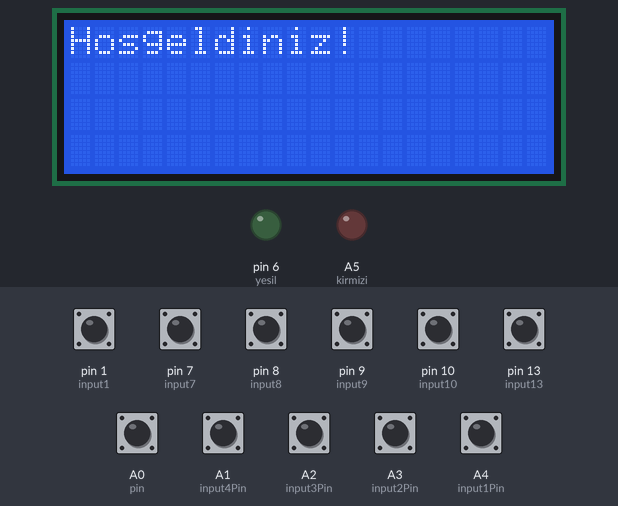
Simulated run of this sketch. Board: Arduino Uno, built with avr-gcc and run on an emulated ATmega328P. Shown: 20×4 character LCD, output pins drawn as LEDs (lit = HIGH). The inputs (shaded band) are chosen by the test bench; at power-on: A0 (pin), A1 (input4Pin), A2 (input3Pin), A3 (input2Pin), A4 (input1Pin), pin 1 (input1), pin 7 (input7), pin 8 (input8), pin 9 (input9), pin 10 (input10), pin 13 (input13) HIGH. Random numbers use the default seed unless the sketch sets one.

Above: at 1.2 s.
1.3 s: pin 1 (input1) pulled LOW for 0.15 s
At 1.9 s:
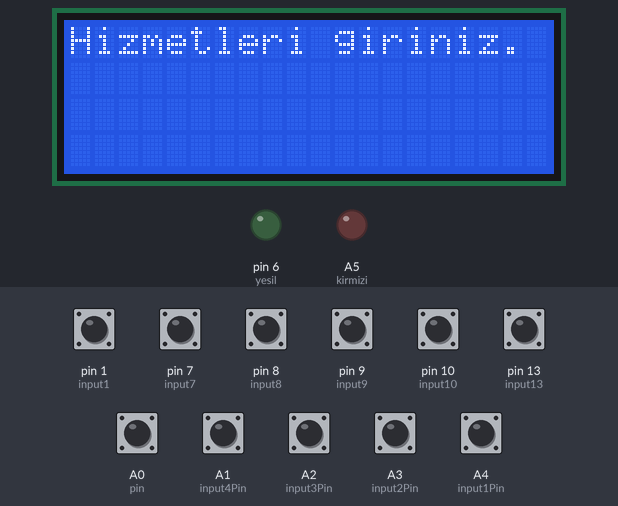
2.9 s: A0 (pin) pulled LOW for 0.15 s
At 3.9 s:
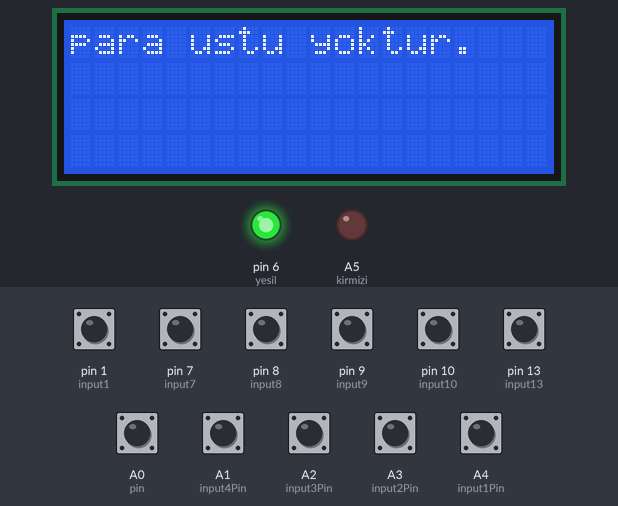
4.5 s: A0 (pin) pulled LOW for 1 s
At 5.5 s:
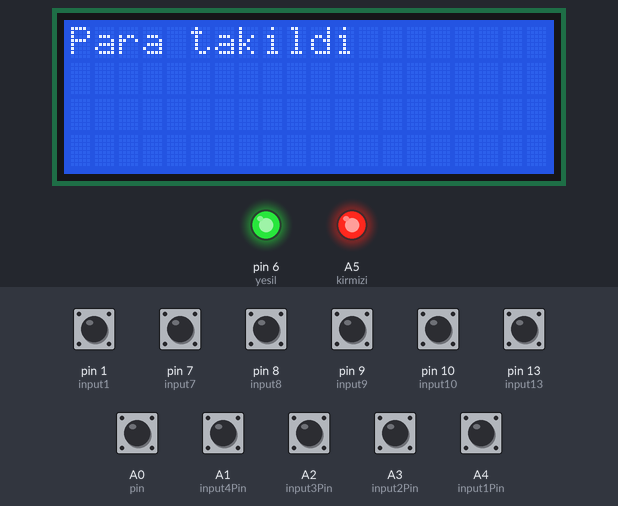
7.0 s: pin 7 (input7) pulled LOW for 0.15 s
At 7.5 s:
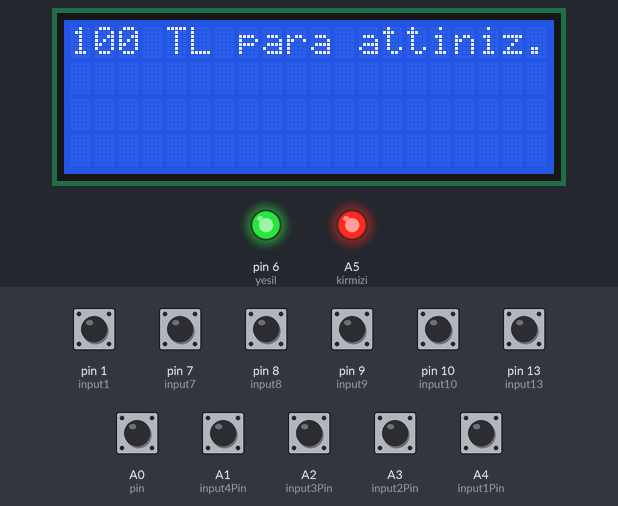
8.6 s: pin 1 (input1) pulled LOW for 1 s
At 10.0 s:
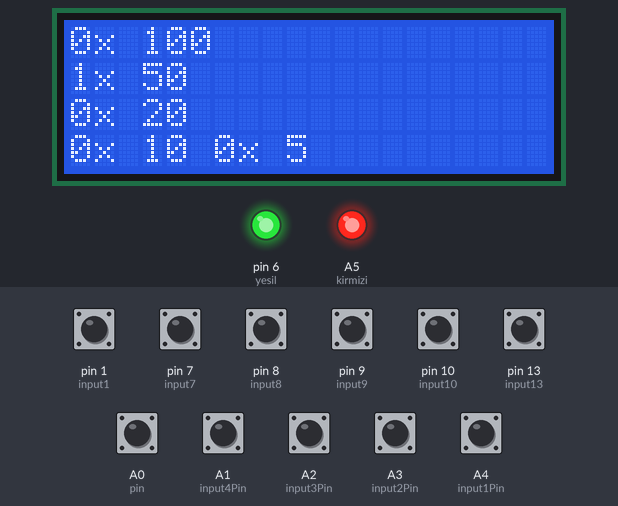
11.1 s: pin 8 (input8) pulled LOW for 0.15 s
At 11.8 s:
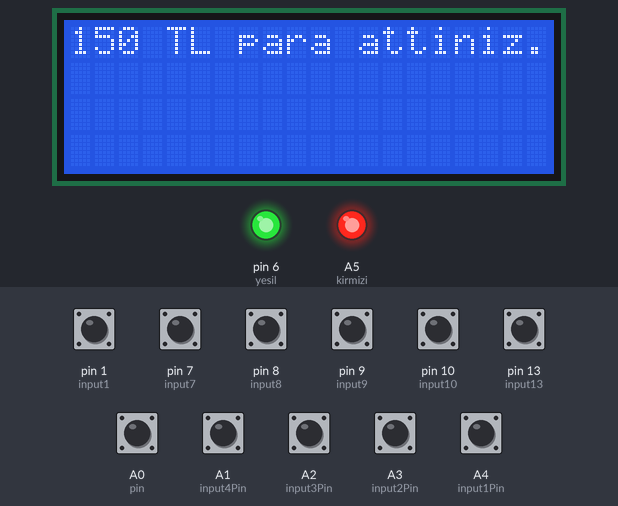
Timing chart, 0 to 13.7 s (numbered marks = the images above; inputs shaded):
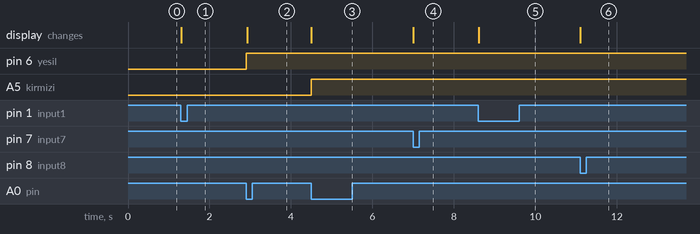

Measured:
- after the input at 1.3 s, the display: changes at once (image 1)
- after the input at 2.9 s, pin 6 (yesil): LOW → HIGH at once; the display: changes at once (image 2)
- after the input at 4.5 s, A5 (kirmizi): LOW → HIGH at once; the display: changes at once (image 3)
- after the input at 7.0 s, the display: changes at once (image 4)
- after the input at 8.6 s, the display: changes at once (image 5)
- after the input at 11.1 s, the display: changes at once (image 6)

The sketch:

HelloWorld.ino
```cpp
#include <LiquidCrystal.h>
#include <Pushbutton.h>

const int rs = 12, en = 11, d4 = 5, d5 = 4, d6 = 3, d7 = 2;
LiquidCrystal lcd(rs, en, d4, d5, d6, d7);
int besTL=0;int onTL=0;int yirmiTL=0;int elliTL=0;int yuzTL=0;
int pin = A0;       // define push button input pins
int input4Pin = A1;
int input3Pin = A2;
int input2Pin = A3;
int input1Pin = A4;
int input13=13;
int input10=10;
int input9=9;
int input8=8;
int input7=7;
int input1=1;
int yesil=6;
int kirmizi=A5;
  Pushbutton buton1(input1Pin);
  Pushbutton buton2(input2Pin);
  Pushbutton buton3(input3Pin);
  Pushbutton buton4(input4Pin);
  Pushbutton buton5(pin);
  Pushbutton buton10(input10);
  Pushbutton buton9(input9);
  Pushbutton buton8(input8);
  Pushbutton buton7(input7);
  Pushbutton butonn1(input1);
  Pushbutton buton13(input13);

void setup() {

  pinMode(pin, INPUT); // declare push button inputs
  pinMode(input4Pin, INPUT);
  pinMode(input3Pin, INPUT);
  pinMode(input2Pin, INPUT);
  pinMode(input1Pin, INPUT);
  pinMode(input13, INPUT);
  pinMode(input10, INPUT);
  pinMode(input9, INPUT);
  pinMode(input8, INPUT);
  pinMode(input7, INPUT);
  pinMode(input1, INPUT);
  pinMode(kirmizi, OUTPUT);
  pinMode(yesil, OUTPUT);
  lcd.begin(20, 4);

  lcd.print("Hosgeldiniz!");
}
int y_para=0;int kontrol=0;
int kopuk_sayac=0;int yikama_sayac=0;int kuru_sayac=0;int cila_sayac=0;
int kopukAdet=30;int yikamaAdet=50;int kuruAdet=100;int cilaAdet=20;
int kopukFiyat=15;int yikamaFiyat=10;int kuruFiyat=5;int cilaFiyat=50;
//int besAdet=20;int onAdet=20;int yirmiAdet=10;int elliAdet=30;int yuzAdet=5;
int besAdet=0;int onAdet=0;int yirmiAdet=0;int elliAdet=1;int yuzAdet=0;
int para=0;int b_kontrol=0;
void loop() {
  if (buton1.getSingleDebouncedPress() && kontrol==1 && para>=15){
     lcd.clear();kopuk_sayac++;para-=15;
     lcd.print("Kopukleme: ");lcd.print(kopuk_sayac);lcd.setCursor(0,1);
     lcd.print("Yikama: ");lcd.print(yikama_sayac);lcd.setCursor(0,2);
     lcd.print("Kurulama: ");lcd.print(kuru_sayac);lcd.setCursor(0,3);
     lcd.print("Cilalama: ");lcd.print(cila_sayac);
  }
  else if (buton2.getSingleDebouncedPress()&& kontrol==1 && para>=10){
     lcd.clear();yikama_sayac++;para-=10;
     lcd.print("Kopukleme: ");lcd.print(kopuk_sayac);lcd.setCursor(0,1);
     lcd.print("Yikama: ");lcd.print(yikama_sayac);lcd.setCursor(0,2);
     lcd.print("Kurulama: ");lcd.print(kuru_sayac);lcd.setCursor(0,3);
     lcd.print("Cilalama: ");lcd.print(cila_sayac);
  }
  else if (buton3.getSingleDebouncedPress()&& kontrol==1 && para>=5){
     lcd.clear();kuru_sayac++;para-=5;
     lcd.print("Kopukleme: ");lcd.print(kopuk_sayac);lcd.setCursor(0,1);
     lcd.print("Yikama: ");lcd.print(yikama_sayac);lcd.setCursor(0,2);
     lcd.print("Kurulama: ");lcd.print(kuru_sayac);lcd.setCursor(0,3);
     lcd.print("Cilalama: ");lcd.print(cila_sayac);
  }
  else if (buton4.getSingleDebouncedPress()&& kontrol==1 && para>=50){

     lcd.clear();cila_sayac++;para-=50;
     lcd.print("Kopukleme: ");lcd.print(kopuk_sayac);lcd.setCursor(0,1);
     lcd.print("Yikama: ");lcd.print(yikama_sayac);lcd.setCursor(0,2);
     lcd.print("Kurulama: ");lcd.print(kuru_sayac);lcd.setCursor(0,3);
     lcd.print("Cilalama: ");lcd.print(cila_sayac);

  }
  else if (buton5.getSingleDebouncedPress()&& kontrol==1){

    int randomm=random(1,5);
    lcd.clear();
    if(randomm==2){
      lcd.print("Para takildi");
      digitalWrite(kirmizi,HIGH);
    }
     else {
      digitalWrite(yesil,HIGH);
   //  lcd.print("Hizmet Kontrol Butonu");
     int tutar=kopuk_sayac*kopukFiyat+yikama_sayac*yikamaFiyat+kuru_sayac*kuruFiyat+cila_sayac*cilaFiyat;
     int kasaPara=besAdet*5+ onAdet*10+yirmiAdet*20+elliAdet*50+yuzAdet*100;
     int paraUstu=y_para-tutar;
    if(paraUstu<=kasaPara){
    int matris[5][3];
    matris[0][0]=100;matris[1][0]=50;matris[2][0]=20;matris[3][0]=10;matris[4][0]=5;
    matris[0][1]=yuzAdet;matris[1][1]=elliAdet;matris[2][1]=yirmiAdet;matris[3][1]=onAdet;matris[4][1]=besAdet;
    for(int i=0;i<5;i++){
       matris[i][2]=paraUstu/matris[i][0];
       if(matris[i][2]>=matris[i][1]){
            matris[i][2]=matris[i][1];
           // printf("%d x %d \n",matris[i][0],matris[i][2]);
            paraUstu-=matris[i][2]*matris[i][0];
            //printf("dfg");
        }
        else{
            paraUstu%=matris[i][0];
        }

    }
    yuzAdet-=matris[0][2];
    elliAdet-=matris[1][2];
    yirmiAdet-=matris[2][2];
    onAdet-=matris[3][2];
    besAdet-=matris[4][2];
    int sayac=0;
    int kontroll=0;
    for(int i=0;i<5;i++){
       if((matris[i][2]!=0 && tutar!=y_para)){
        lcd.setCursor(0,sayac);
        lcd.print(matris[i][0]);lcd.print(" x ");lcd.print(matris[i][2]);
        sayac++;
       }
       else if((matris[i][2]==0 && tutar==y_para)){
        lcd.clear();
        lcd.print("para ustu yoktur.");
       }
       else{
        kontroll++;
       }
    }
    if(kontroll==5){
      lcd.clear();
      lcd.print(y_para);
      lcd.print(" iade edildi.");
    }
     }
     else {
      lcd.print("Kasada yeterli para yoktur.");
     }
  }
  }
  else if (buton13.getSingleDebouncedPress()){
     lcd.clear();
     y_para+=5;
     lcd.print(y_para);
     lcd.print(" TL para attiniz.");

  }
  else if (buton10.getSingleDebouncedPress()){
     lcd.clear();y_para+=10;
     lcd.print(y_para);
     lcd.print(" TL para attiniz.");

  }
  else if (buton9.getSingleDebouncedPress()){
     lcd.clear();y_para+=20;
     lcd.print(y_para);
     lcd.print(" TL para attiniz.");

  }
  else if (buton8.getSingleDebouncedPress()){
     lcd.clear();y_para+=50;
     lcd.print(y_para);
     lcd.print(" TL para attiniz.");

  }
  else if (buton7.getSingleDebouncedPress()){
     lcd.clear();y_para+=100;
     lcd.print(y_para);
     lcd.print(" TL para attiniz.");

  }
  else if (butonn1.getSingleDebouncedPress()){
    if(b_kontrol==0){
     lcd.clear();
     para=y_para;
     lcd.print("Hizmetleri giriniz.");
     b_kontrol=1;
     }
     else{
      lcd.clear();
      lcd.print(yuzAdet);lcd.print("x 100");
      lcd.setCursor(0,1);
      lcd.print(elliAdet);lcd.print("x 50");
      lcd.setCursor(0,2);
      lcd.print(yirmiAdet);lcd.print("x 20");
      lcd.setCursor(0,3);
      lcd.print(onAdet);lcd.print("x 10");

      lcd.print(" ");lcd.print(besAdet);lcd.print("x 5");
      b_kontrol=0;
     }

    kontrol=1;
  }


}
```
